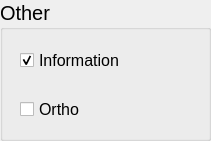
   <widget class="QGroupBox" name="groupBoxOther">
    <property name="geometry">
     <rect>
      <x>1700</x>
      <y>830</y>
      <width>211</width>
      <height>141</height>
     </rect>
    </property>
    <property name="font">
     <font>
      <family>Arial</family>
      <pointsize>15</pointsize>
     </font>
    </property>
    <property name="title">
     <string>Other</string>
    </property>
    <widget class="QWidget" name="layoutWidget_2">
     <property name="geometry">
      <rect>
       <x>20</x>
       <y>30</y>
       <width>168</width>
       <height>111</height>
      </rect>
     </property>
     <layout class="QVBoxLayout" name="verticalLayout_3">
      <item>
       <widget class="QCheckBox" name="checkBox_Info">
        <property name="font">
         <font>
          <pointsize>12</pointsize>
         </font>
        </property>
        <property name="text">
         <string>Information</string>
        </property>
        <property name="checked">
         <bool>true</bool>
        </property>
       </widget>
      </item>
      <item>
       <widget class="QCheckBox" name="checkBox_Ortho">
        <property name="font">
         <font>
          <pointsize>12</pointsize>
         </font>
        </property>
        <property name="text">
         <string>Ortho</string>
        </property>
       </widget>
      </item>
     </layout>
    </widget>
    <widget class="QLabel" name="information_label_6">
     <property name="geometry">
      <rect>
       <x>190</x>
       <y>53</y>
       <width>16</width>
       <height>16</height>
      </rect>
     </property>
     <property name="text">
      <string/>
     </property>
     <property name="pixmap">
      <pixmap resource="resources.qrc">:/Resources/Resources/information.png</pixmap>
     </property>
     <property name="scaledContents">
      <bool>true</bool>
     </property>
    </widget>
   </widget>
